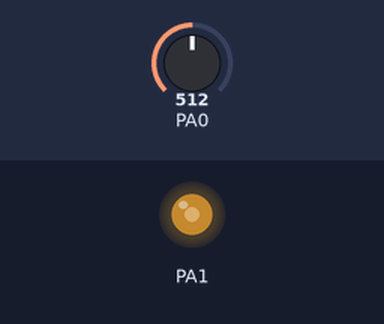
The sketch below on a simulated STM32 Blue Pill. Parts: output pins drawn as LEDs (lit = HIGH). The test bench sets the inputs (shaded band); at power-on: PA0 = 512. What the sketch prints to the serial monitor is not drawn.

Above: at 1.2 s.
1.3 s: PA0 set to 716
At 1.8 s:
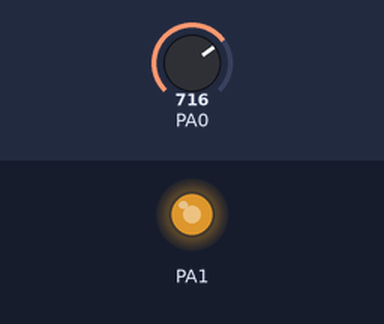
2.8 s: PA0 set to 900
At 4.0 s:
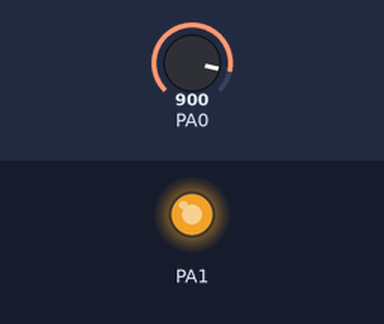
4.3 s: PA0 set to 122
At 5.3 s:
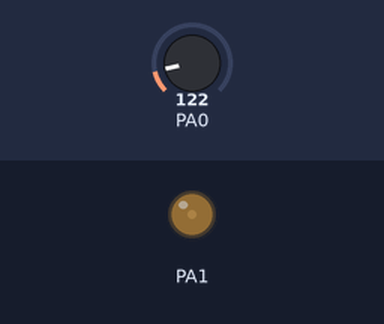
5.8 s: PA0 set to 0
At 6.5 s:
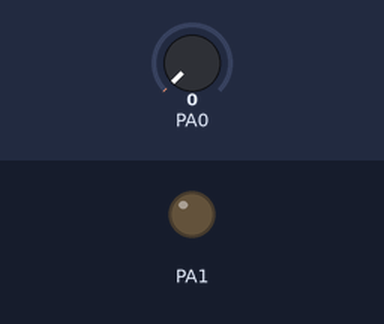
7.3 s: PA0 set to 511
At 7.6 s:
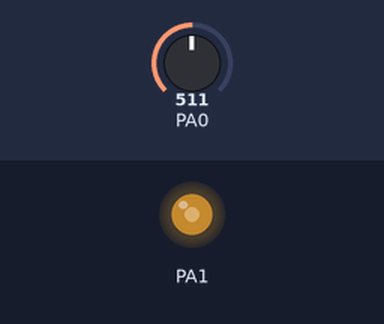
Timing chart, 0 to 9.8 s (numbered marks = the images above; inputs shaded):
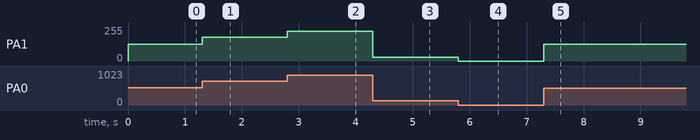

Measured:
- after the input at 1.3 s, PA1: 127/255 → 178/255 at once
- after the input at 2.8 s, PA1: 178/255 → 224/255 at once
- after the input at 4.3 s, PA1: 224/255 → 30/255 at once
- after the input at 5.8 s, PA1: 30/255 → 0/255 at once
- after the input at 7.3 s, PA1: 0/255 → 127/255 at once

The sketch:

44_Led_Potentiometer_STM32.ino
```cpp
void setup() {
  Serial.begin(9600);
  pinMode(PA0, INPUT);
  pinMode(PA1, OUTPUT);
}

void loop() {
  int pot = analogRead(PA0);
  Serial.println(pot);
  int bright = map(pot, 0, 1023, 0, 255);
  analogWrite(PA1, bright);
}
```
